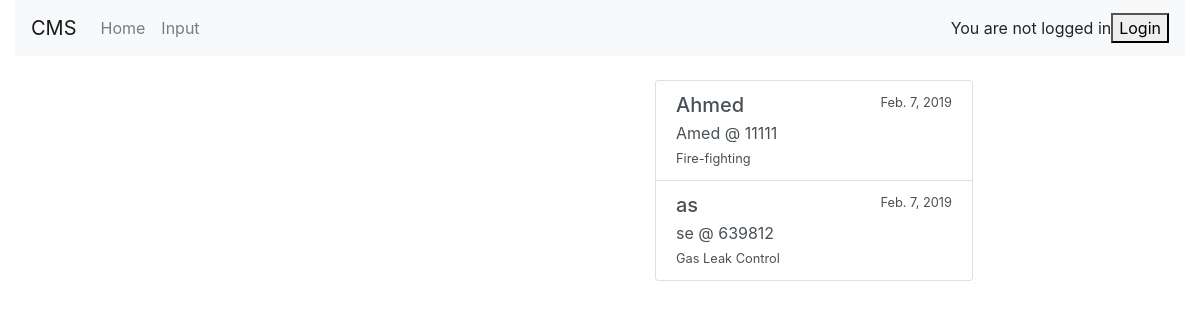
Before: / with the older database file.
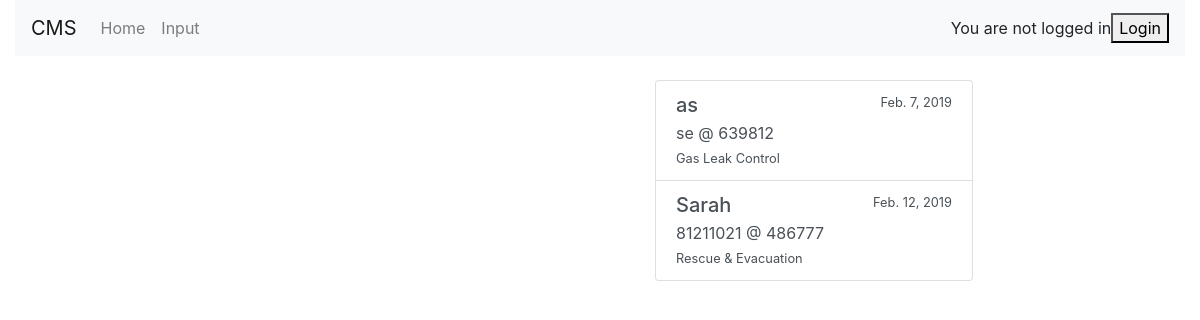
After: the same page with the newer database file.
### CMSApp/models.py (models this page shows, shortened)
class Report(models.Model):
    ASSISTANCE_TYPE_CHOICES = (
        ('EA', 'Emergency Ambulance'),
        ('RE', 'Rescue and Evacuation'),
        ('FF', 'Fire-fighting'),
        ('GL', 'Gas Leak Control'),
    )
    name = models.CharField(max_length=120)
    mobile = models.CharField(max_length=12)
    location = models.CharField(max_length=500)
    postal_code = models.CharField(max_length=10)
    type = models.CharField(max_length=2, choices=ASSISTANCE_TYPE_CHOICES)
    time = models.DateTimeField(default=datetime.datetime.now(tz=tz))

### CMSApp/views.py (the view)
# urls.py: 2. Add a URL to urlpatterns:  url(r'^$', views.home, name='home')
def home(request):
    report_list = Report.objects.all().filter().order_by("time")
    try:
        postal = request.GET["postal"]
    except:
        if len(report_list)==0:
            postal = request.GET["postal"]
        else:
            postal = -1
    postal = json.dumps(postal)
    report_list = Report.objects.all()
    markers = [];
    for report in report_list:
        markers.append({"name" : report.name, "postal" : report.postal_code})
    markers = json.dumps(markers)
    print(markers)
    return render(request,"CMSApp/home.html", {'report_list' : report_list, 'postal' : postal, 'markers' : markers})

### CMSApp/template/CMSApp/home.html (shortened to what this page needs)
{% extends "base.html" %}
{% block content %}
    <div class="row">
        <div class="col-md">
            <div id="myMap"></div>
        </div>
        <div class="col-sm">
            <ul class="list group">
                {% for report in report_list %}
                <a href="{% url 'home' %}?postal={{ report.postal_code }}" class="list-group-item list-group-item-action" style="width: 60%;">
                    <div class="d-flex w-100 justify-content-between">
                        <h5 class="mb-1">{{ report.name }}</h5>
                        <small>{{ report.time.date }}</small>
                    </div>
                    <p class="mb-1">{{ report.mobile }} @ {{ report.postal_code }}</p>
                    {% ifequal report.type "FF" %}
                        <small> Fire-fighting </small>
                    {% endifequal %}
                    {% ifequal report.type "RE" %}
                        <small> Rescue & Evacuation </small>
                    {% endifequal %}
                    {% ifequal report.type "GL" %}
                        <small> Gas Leak Control </small>
                    {% endifequal %}
                </a>
                {% endfor %}
            </ul>
        </div>
    </div>
{% endblock %}

### CMSApp/template/base.html (shortened to what this page needs)
<html>
    <head>
        <link rel="stylesheet" href="https://stackpath.bootstrapcdn.com/bootstrap/4.2.1/css/bootstrap.min.css">
    </head>
    <body>
        <div class="container-fluid">
            <div class="row">
                <div class="col-lg-12">
                    <nav class="navbar navbar-expand-lg navbar-light bg-light">
                        <a class="navbar-brand" href="#">CMS</a>
                        <div class="collapse navbar-collapse" id="navbarNavAltMarkup">
                            <div class="navbar-nav">
                                <a class="nav-item nav-link" href="{% url 'home' %}">Home</a>
                                <a class="nav-item nav-link" href="{% url 'input' %}">Input</a>
                            </div>
                        </div>
                        {% if user.is_authenticated %}
                        Hi {{ user.username }}!&nbsp;
                        <button type="button" class="btn btn-secondary" onclick="window.location.href='{% url 'logout' %}'" class="ui primary button">
                            Logout
                        </button>
                        {% else %}
                        You are not logged in
                        <br>
                        <button onclick="window.location.href='{% url 'login' %}'" class="ui primary button">
                            Login
                        </button>
                    {% endif %}
                    </nav>
                </div>
            </div>
            <div>&nbsp;</div>
            {% block content %}
            {% endblock content %}
        </div>
    </body>
</html>

### CMSApp/template/base.html (style rules this page uses)
#myMap { height: 600px; width: 100%; }

Changed rows visible on the page:
removed Report: name "Ahmed", time "Feb. 7, 2019", mobile "Amed", postal_code "11111"
added Report: name "Sarah", time "Feb. 12, 2019", mobile "81211021", postal_code "486777"
